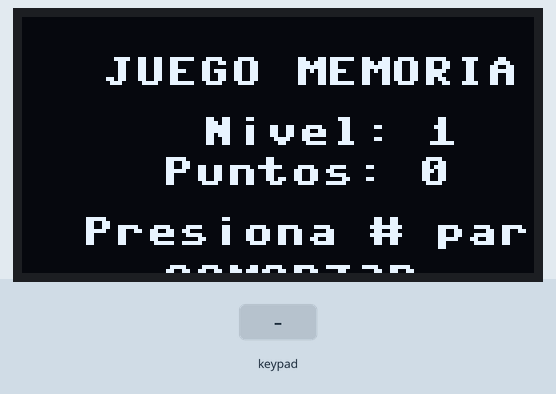
This program was run on a simulated Raspberry Pi Pico running MicroPython. Parts: 128×64 one-colour display. The test bench sets the inputs (shaded band). Random numbers come from a fixed seed; library files of the repository ran but are not shown: ssd1306.py.

Above: at 4.3 s.
4.4 s: key '#' pressed
At 5.2 s:
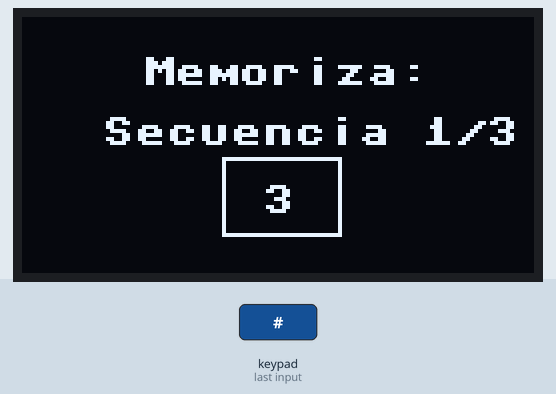
At 10.0 s:
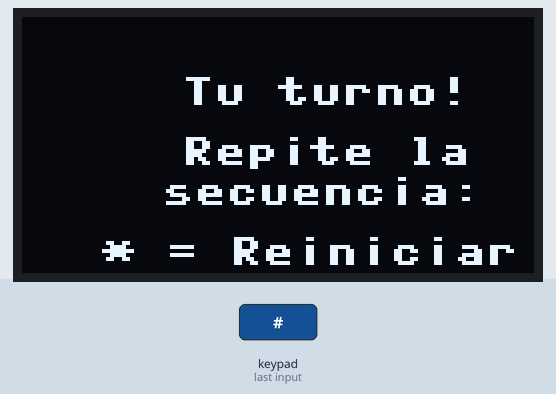
10.4 s: keypad keys 1 2 pressed 0.4 s apart
At 11.8 s:
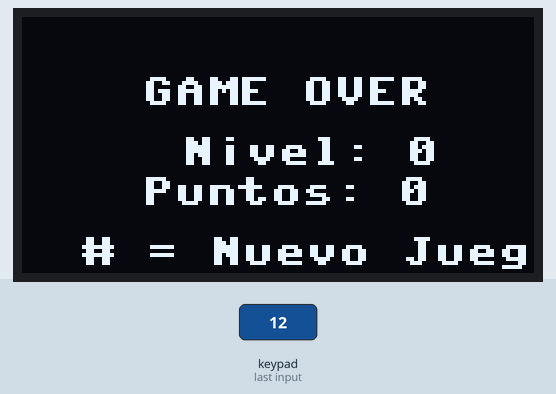
Timing chart, 0 to 13.4 s (numbered marks = the images above; inputs shaded):
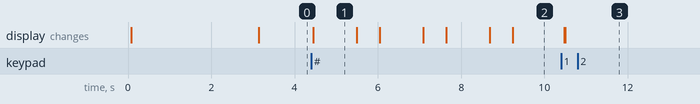

The program:

main.py
```python
# Descripción: Juego de memoria que muestra una secuencia de teclas en el OLED
#              y el jugador debe repetir la secuencia usando el keypad

from machine import Pin, I2C
import ssd1306
import time
import random

# Configuración del keypad 4x4
filas = [Pin(pin, Pin.OUT) for pin in [28, 27, 26, 22]]
columnas = [Pin(pin, Pin.IN, Pin.PULL_DOWN) for pin in [21, 20, 19, 18]]

# Mapeo de teclas
teclas = [
    ['1', '2', '3', 'A'],
    ['4', '5', '6', 'B'],
    ['7', '8', '9', 'C'],
    ['*', '0', '#', 'D']
]

# Configuración OLED
i2c = I2C(0, scl=Pin(1), sda=Pin(0))
oled = ssd1306.SSD1306_I2C(128, 64, i2c)

# Variables del juego
secuencia = []
entrada_jugador = []
nivel = 1
puntuacion = 0
estado_juego = "inicio"  # inicio, mostrando, esperando, correcto, incorrecto, fin

# Teclas válidas para el juego (solo números)
teclas_juego = ['1', '2', '3', '4', '5', '6', '7', '8', '9', '0']

def limpiar_oled():
    oled.fill(0)
    oled.show()

def mostrar_pantalla_inicio():
    limpiar_oled()
    oled.text("JUEGO MEMORIA", 20, 10)
    oled.text("Nivel: " + str(nivel), 45, 25)
    oled.text("Puntos: " + str(puntuacion), 35, 35)
    oled.text("Presiona # para", 15, 50)
    oled.text("comenzar", 35, 60)
    oled.show()

def mostrar_secuencia():
    global estado_juego
    estado_juego = "mostrando"

    for i, tecla in enumerate(secuencia):
        limpiar_oled()
        oled.text("Memoriza:", 30, 10)
        oled.text("Secuencia " + str(i+1) + "/" + str(len(secuencia)), 20, 25)

        # Mostrar la tecla con un marco
        oled.rect(50, 35, 30, 20, 1)
        oled.text(tecla, 60, 42)
        oled.show()
        time.sleep(1)

        # Pausa entre teclas
        limpiar_oled()
        oled.text("...", 60, 42)
        oled.show()
        time.sleep(0.5)

    # Mostrar instrucciones
    limpiar_oled()
    oled.text("Tu turno!", 40, 15)
    oled.text("Repite la", 40, 30)
    oled.text("secuencia:", 35, 40)
    oled.text("* = Reiniciar", 20, 55)
    oled.show()

    estado_juego = "esperando"

def mostrar_entrada_actual():
    limpiar_oled()
    oled.text("Entrada:", 40, 5)
    oled.text(str(len(entrada_jugador)) + "/" + str(len(secuencia)), 50, 15)

    # Mostrar las teclas ingresadas
    entrada_str = "".join(entrada_jugador[-8:])  # Mostrar últimas 8 teclas
    oled.text(entrada_str, 10, 30)

    # Mostrar progreso
    for i in range(len(secuencia)):
        x = 10 + i * 12
        if i < len(entrada_jugador):
            oled.rect(x, 45, 10, 8, 1)  # Completo
        else:
            oled.rect(x, 45, 10, 8, 1)  # Solo borde

    oled.text("*=Reset", 5, 58)
    oled.show()

def verificar_entrada():
    global estado_juego, puntuacion, nivel

    if len(entrada_jugador) == len(secuencia):
        if entrada_jugador == secuencia:
            # ¡Correcto!
            estado_juego = "correcto"
            puntuacion += nivel * 10
            nivel += 1

            limpiar_oled()
            oled.text("CORRECTO!", 30, 20)
            oled.text("Puntos: " + str(puntuacion), 30, 35)
            oled.text("Nivel: " + str(nivel), 40, 45)
            oled.show()
            time.sleep(2)

            # Preparar siguiente nivel
            generar_secuencia()
            estado_juego = "inicio"
        else:
            # Incorrecto
            estado_juego = "fin"
            mostrar_game_over()

def mostrar_game_over():
    limpiar_oled()
    oled.text("GAME OVER", 30, 15)
    oled.text("Nivel: " + str(nivel-1), 40, 30)
    oled.text("Puntos: " + str(puntuacion), 30, 40)
    oled.text("# = Nuevo Juego", 15, 55)
    oled.show()

def generar_secuencia():
    global secuencia
    secuencia = []
    for _ in range(nivel + 2):  # Secuencia crece con el nivel
        secuencia.append(random.choice(teclas_juego))

def reiniciar_juego():
    global secuencia, entrada_jugador, nivel, puntuacion, estado_juego
    secuencia = []
    entrada_jugador = []
    nivel = 1
    puntuacion = 0
    estado_juego = "inicio"
    generar_secuencia()

def leer_keypad():
    for i in range(4):
        filas[i].value(1)
        for j in range(4):
            if columnas[j].value() == 1:
                filas[i].value(0)
                return teclas[i][j]
        filas[i].value(0)
    return None

def procesar_tecla(tecla):
    global entrada_jugador, estado_juego

    if estado_juego == "inicio":
        if tecla == '#':
            mostrar_secuencia()

    elif estado_juego == "esperando":
        if tecla == '*':
            # Reiniciar entrada actual
            entrada_jugador = []
            mostrar_entrada_actual()
        elif tecla in teclas_juego:
            entrada_jugador.append(tecla)
            mostrar_entrada_actual()

            # Verificar si la entrada hasta ahora es correcta
            if entrada_jugador != secuencia[:len(entrada_jugador)]:
                estado_juego = "fin"
                mostrar_game_over()
            else:
                verificar_entrada()

    elif estado_juego == "fin":
        if tecla == '#':
            reiniciar_juego()
            mostrar_pantalla_inicio()

# Inicialización
reiniciar_juego()

# Pantalla de bienvenida
limpiar_oled()
oled.text("BIENVENIDO AL", 20, 15)
oled.text("JUEGO DE", 35, 30)
oled.text("MEMORIA", 40, 45)
oled.show()
time.sleep(3)

mostrar_pantalla_inicio()

# Bucle principal
while True:
    tecla = leer_keypad()
    if tecla is not None:
        procesar_tecla(tecla)
        time.sleep(0.3)  # Anti-rebote
```

Measured:
- after the input at 4.4 s, the display: changes after 0.05 s (image 1)
- after the input at 10.4 s, the display: first changes after 0.07 s (image 3 shows a later state)
- what the display in image 1 shows lasts 1.1 s, from 4.4 s to 5.5 s
